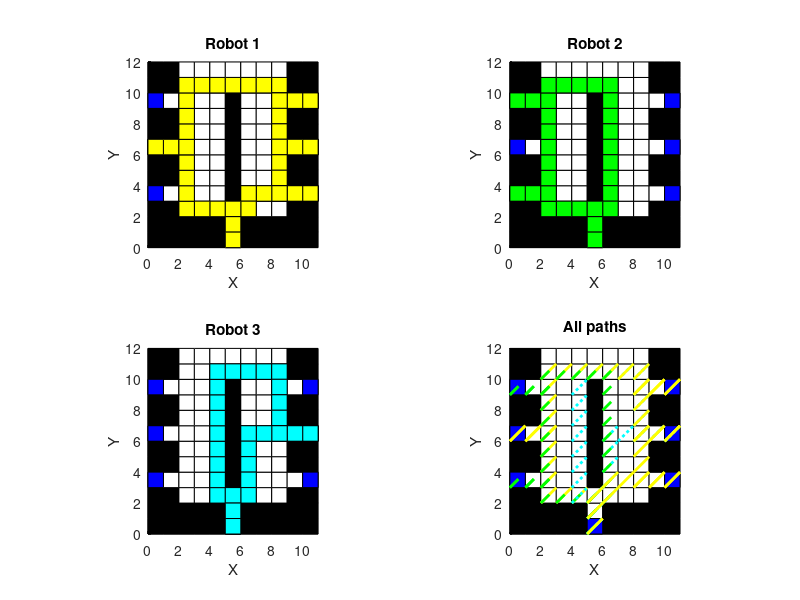

Here is the MATLAB script that generated this plot:
clc;
clear;
close all;

function paths = findPaths(field, robot, target_points, target_order, disp_flag)
    [cols, rows] = size(field);

    current_position = robot;

    directions = [-1 0; 0 1; 1 0; 0 -1];
    visited = ones(cols, rows);
    visited(robot(1), robot(2)) = 0;

    for r = 1:rows
        for c = 1:cols
            if field(c, r) == Inf
                visited(c, r) = Inf;
            end
        end
    end

    Grid = cell(cols, rows);
    queue = {current_position};
    Grid{current_position(1), current_position(2)} = {current_position, current_position};
    target_index = 1;

    paths = {};

    while target_index <= length(target_order)
        target_position = target_points(target_order(target_index), :);

        while ~isempty(queue)
            current_position = queue{1};
            queue(1) = [];
            if isequal(current_position, target_position)
                target_index = target_index + 1;
                break;
            end

            for direction_idx = 1:size(directions, 1)
                new_current_position = current_position + directions(direction_idx, :);
                if new_current_position(1) >= 1 && new_current_position(1) <= cols && new_current_position(2) >= 1 && new_current_position(2) <= rows
                    if field(new_current_position(1), new_current_position(2)) ~= Inf && visited(new_current_position(1), new_current_position(2)) == 1
                        visited(new_current_position(1), new_current_position(2)) = 0;
                        Grid{new_current_position(1), new_current_position(2)} = {current_position, new_current_position};
                        queue{end + 1} = new_current_position;

                        if disp_flag
                            disp("Матрица посещений:");
                            disp(rot90(visited));
                            disp("Откуда и куда пришёл робот:");
                            disp(Grid{new_current_position(1), new_current_position(2)});
                        end
                    end
                end
            end

            %для нижней целевой точки
            if current_position(1) > 1 && current_position(1) < cols && current_position(2) > 1 && current_position(2) < rows % проверка на границу
                if field(current_position(1)-1, current_position(2)-1) == Inf && field(current_position(1)+1, current_position(2)-1) == Inf && field(current_position(1)-1, current_position(2)) == Inf && field(current_position(1)+1, current_position(2)) == Inf
                    for k = current_position(2):rows-9
                        visited(current_position(1)+1, k+1) = Inf;
                    end
                end
            end

%для левых целевых точек
            if current_position(1) > 1 && current_position(1) < cols && current_position(2) > 1 && current_position(2) < rows % проверка на границу
                if field(current_position(1)-1, current_position(2)-1) == Inf && field(current_position(1)-1, current_position(2)+1) == Inf && field(current_position(1), current_position(2)+1) == Inf && field(current_position(1), current_position(2)-1) == Inf
                    for k = current_position(1):cols-8
                        visited(k+1, current_position(2)-1) = Inf;
                        visited(k+2, current_position(2)-1) = Inf;
                    end
                end
            end

            %для правых целевых точек
            if current_position(1) > 1 && current_position(1) < cols && current_position(2) > 1 && current_position(2) < rows % проверка на границу
                if field(current_position(1)+1, current_position(2)+1) == Inf && field(current_position(1)+1, current_position(2)-1) == Inf && field(current_position(1), current_position(2)+1) == Inf && field(current_position(1), current_position(2)-1) == Inf
                    for k = current_position(1):cols
                        visited(k-1, current_position(2)+1) = Inf;
                        visited(k-2, current_position(2)+1) = Inf;
                        visited(k-3, current_position(2)+1) = Inf;
                        %visited(k-6, current_position(2)-1) = Inf;
                        %visited(k-6, current_position(2)-2) = Inf;
                        %visited(k-6, current_position(2)-3) = Inf;
                        visited(5, 3) = Inf;
                    end
                end
            end
        end

        % Построение обратного пути
        path = [];
        sum = 0; % суммируются такты

        % Начинаем с текущей позиции и идем обратно до начальной позиции
        current_position = target_position;
        while ~isequal(current_position, robot)
            path = [current_position; path]; % добавление текущей позиции в начало массива path (вертикальное объявление матриц)
            previous_position = Grid{current_position(1), current_position(2)}{1}; % получаем предыдущую позицию робота из матрицы Grid ({1} первый элемент содержит координаты предыдущей позиции)
            sum = sum + field(current_position(1), current_position(2)); % обновление общей суммы
            current_position = previous_position;
        end

        path = [robot; path]; % добавление начальной позиции робота в начало массива path
        robot = target_position;

        paths{end + 1} = path;

        if disp_flag
            disp("Робот достиг цели!!")
            disp(['Количество тактов:', num2str(sum)]);

            disp("Координаты клеток маршрута по шагам:")
            for i = 1:size(path, 1) % проходим по всем строкам массива path, (size количество строк(т.е. количество позиций в пути))
                disp(['Шаг', num2str(i), ':(', num2str(path(i, 1)), ',', num2str(path(i, 2)), ')'])
            end
        end

        current_position = target_position;
        visited = ones(cols, rows);
        visited(current_position(1), current_position(2)) = 0;
        for r = 1:rows
            for c = 1:cols
                if field(c, r) == Inf
                    visited(c, r) = Inf;
                end
            end
        end

        Grid = cell(cols, rows);
        queue = {current_position};
        Grid{current_position(1), current_position(2)} = {current_position, current_position};
    end
end

function visualizePaths(field, paths, target_points, colors, line_styles)
    [cols, rows] = size(field);

    figure;
    for i = 1:length(paths)
        subplot(2, 2, i);
        hold on;

        for r = 1:rows
            for c = 1:cols
                if field(c, r) == Inf
                    fill([c-1 c c c-1], [r-1 r-1 r r], 'k')
                else
                    fill([c-1 c c c-1], [r-1 r-1 r r], 'w')
                end
            end
        end
        for j = 1:length(target_points)
            fill([target_points(j, 1)-1 target_points(j, 1) target_points(j, 1) target_points(j, 1)-1], ...
                 [target_points(j, 2)-1 target_points(j, 2)-1 target_points(j, 2) target_points(j, 2)], 'b');
        end

        axis equal;
        xlim([0 cols])
        ylim([0 rows])
        grid on
        set(gca, 'Color', 'w');
        title(['Robot ', num2str(i)]);
        xlabel('X');
        ylabel('Y');
    end

    subplot(2, 2, 4);
    hold on;
    for r = 1:rows
        for c = 1:cols
            if field(c, r) == Inf
                fill([c-1 c c c-1], [r-1 r-1 r r], 'k')
            else
                fill([c-1 c c c-1], [r-1 r-1 r r], 'w')
            end
        end
    end
    for j = 1:length(target_points)
        fill([target_points(j, 1)-1 target_points(j, 1) target_points(j, 1) target_points(j, 1)-1], ...
             [target_points(j, 2)-1 target_points(j, 2)-1 target_points(j, 2) target_points(j, 2)], 'b');
    end
    axis equal;
    xlim([0 cols])
    ylim([0 rows])
    grid on
    set(gca, 'Color', 'w');
    title('All paths');
    xlabel('X');
    ylabel('Y');

    max_steps = max(cellfun(@(x) size(x, 1), paths));

    for step = 1:max_steps
        for i = 1:length(paths)
            if step <= size(paths{i}, 1)
                subplot(2, 2, i);
                fill([paths{i}(step, 1)-1 paths{i}(step, 1) paths{i}(step, 1) paths{i}(step, 1)-1], ...
                     [paths{i}(step, 2)-1 paths{i}(step, 2)-1 paths{i}(step, 2) paths{i}(step, 2)], colors{i});

                subplot(2, 2, 4);
                plot([paths{i}(step, 1)-1 paths{i}(step, 1)], [paths{i}(step, 2)-1 paths{i}(step, 2)], line_styles{i}, 'Color', colors{i}, 'LineWidth', 2);
            end
        end
        pause(0.1);
    end
end

%размер поля
rows = 12;
cols = 11;

target_points = [1, 4; 1, 7; 1, 10; 11, 10; 11, 7; 11, 4; 6, 1];%целевые точки

robots = {[6, 1], [6, 1], [6, 1]}; % начальные позиции роботов
target_orders = {[2, 4, 5, 6, 7], [1, 3, 7], [5, 7]}; % порядок посещения целевых точек для каждого робота

field = ones(cols, rows);
field(robots{1}(1), robots{1}(2)) = 0;
field(robots{2}(1), robots{2}(2)) = 0;
field(robots{3}(1), robots{3}(2)) = 0;
field(1, 1) = Inf;
field(2, 1) = Inf;
field(3, 1) = Inf;
field(4, 1) = Inf;
field(5, 1) = Inf;
field(7, 1) = Inf;
field(8, 1) = Inf;
field(9, 1) = Inf;
field(10, 1) = Inf;
field(11, 1) = Inf;
field(1, 2) = Inf;
field(2, 2) = Inf;
field(3, 2) = Inf;
field(4, 2) = Inf;
field(5, 2) = Inf;
field(7, 2) = Inf;
field(8, 2) = Inf;
field(9, 2) = Inf;
field(10, 2) = Inf;
field(11, 2) = Inf;
field(1, 3) = Inf;
field(2, 3) = Inf;
field(10, 3) = Inf;
field(11, 3) = Inf;

field(1, 5) = Inf;
field(2, 5) = Inf;
field(10, 5) = Inf;
field(11, 5) = Inf;

field(1, 6) = Inf;
field(2, 6) = Inf;
field(10, 6) = Inf;
field(11, 6) = Inf;

field(1, 8) = Inf;
field(2, 8) = Inf;
field(10, 8) = Inf;
field(11, 8) = Inf;

field(1, 9) = Inf;
field(2, 9) = Inf;
field(10, 9) = Inf;
field(11, 9) = Inf;

field(1, 11) = Inf;
field(2, 11) = Inf;
field(10, 11) = Inf;
field(11, 11) = Inf;

field(1, 12) = Inf;
field(2, 12) = Inf;
field(10, 12) = Inf;
field(11, 12) = Inf;

field(6, 4) = Inf;
field(6, 5) = Inf;
field(6, 6) = Inf;
field(6, 7) = Inf;
field(6, 8) = Inf;
field(6, 9) = Inf;
field(6, 10) = Inf;

disp_flag = 0;

colors = {'y', 'g', 'c'}; % Цвета для каждого робота
line_styles = {'-', '--', ':'}; % Стили линий для каждого робота

% Найти пути для всех роботов
all_paths = cell(length(robots), 1);
for i = 1:length(robots)
    all_paths{i} = findPaths(field, robots{i}, target_points, target_orders{i}, disp_flag);
end

% Объединить все пути для каждого робота в один массив
paths = cell(length(robots), 1);
for i = 1:length(robots)
    paths{i} = vertcat(all_paths{i}{:});
end

% Визуализировать пути
visualizePaths(field, paths, target_points, colors, line_styles);
